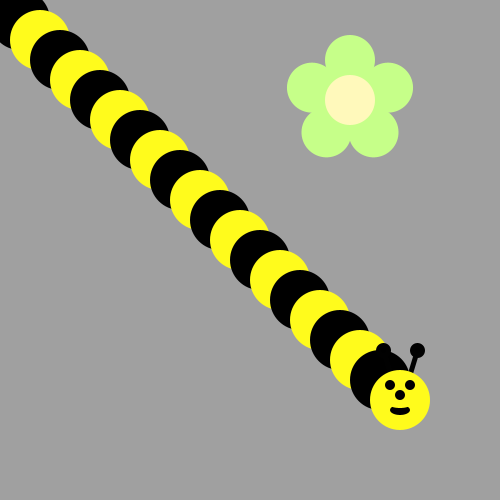
Frame 1 (no input)
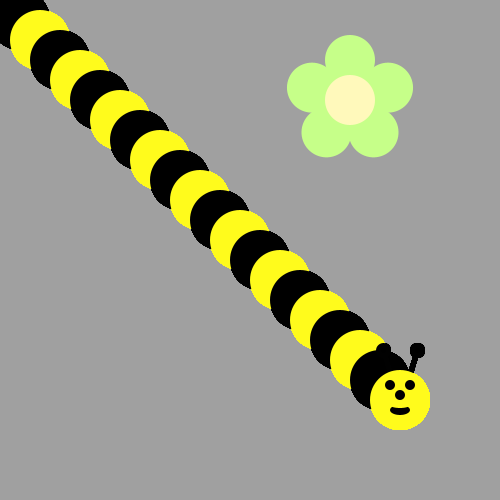
Frame 60 (the mouse pressed at the canvas centre just before this capture)
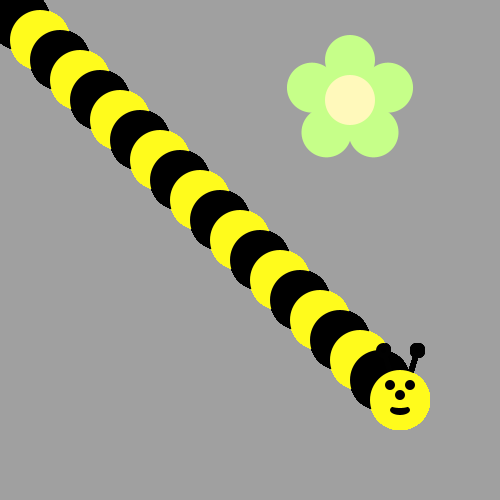
Frame 120 (the mouse held since frame 60 and released just before this capture)

The Processing sketch that drew these frames (run headless with seeded random() and noise(); from frame 60 on, the mouse is pressed at the canvas centre):

// Processing sketch: bumble_bee
// ── bumble_bee.pde

void setup() {
     ellipseMode(CENTER);
     size(500, 500);
     background(160, 160, 160);
     drawFlower(350, 100);
}

void draw() {
  
// First run the program and you should see a flower.  
  
  
/* Then, use a loop to make a body for the Bee! 
(see the image on the recipe, it's a diagonal line of circles)
Use remainder to make the colors alternate between yellow and black
*/
  drawBeeBody(0, 0);


/*
Now put his head on using drawBeeFace(x,y)
*/
  
}

/**************   Use these methods but  DON'T CHANGE THE CODE BELOW  **************/

void drawBeeBody(int BeeBodyX, int BeeBodyY){
  for (int i = 0; i < 20 ; i++){
    if (i % 2 == 0){
      fill(255, 251, 28);
      ellipse(BeeBodyX, BeeBodyY, 60, 60);
    }
    else{
      fill(0, 0, 0);
      ellipse(BeeBodyX, BeeBodyY, 60, 60);
    }
    BeeBodyX += 20;
    BeeBodyY += 20;
  }
  drawBeeFace(BeeBodyX, BeeBodyY);
}

void drawFlower(int x, int y) {
     noStroke();
     translate(x, y);
     // draw 5 petals, rotating after each one
     fill(#c6ff89);      // green
      for (int i = 0; i < 5; i++) {
           ellipse(0, -40, 50, 50);
          rotate(radians(72));
     }
     fill(#fff9bb); // light yellow
     ellipse(0, 0, 50, 50);
} 
void drawBeeFace(int BeeFaceX, int BeeFaceY) {
     noStroke();
     fill(0, 0, 0);
     stroke(1);
     strokeWeight(5);
     line(BeeFaceX-10, BeeFaceY-27, BeeFaceX-17, BeeFaceY-50);
     line(BeeFaceX+10, BeeFaceY-27, BeeFaceX+17, BeeFaceY-50);
     ellipse(BeeFaceX-17, BeeFaceY-50, 10, 10);
     ellipse(BeeFaceX+17, BeeFaceY-50, 10, 10);
     noStroke();
     fill(255, 251, 28);
     ellipse(BeeFaceX, BeeFaceY, 60, 60); // face
     fill(255, 237, 209);
     fill(0,0,0);
      ellipse(BeeFaceX-10, BeeFaceY-15, 10, 10); // eyes
     ellipse(BeeFaceX+10, BeeFaceY-15, 10, 10);
      ellipse(BeeFaceX, BeeFaceY-5, 10, 10); // nose
      ellipse(BeeFaceX, BeeFaceY+10, 20, 10);// mouth
     fill(255, 251, 28);
     ellipse(BeeFaceX, BeeFaceY+5, 20, 6);
}
